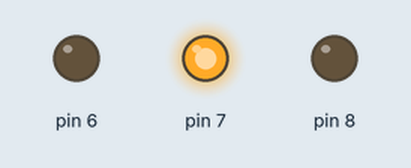
Bench run of a sketch on a simulated Arduino Uno, built with avr-gcc and run on an emulated ATmega328P. Shown: output pins drawn as LEDs (lit = HIGH).

Above: at 0.2 s.
At 0.7 s:
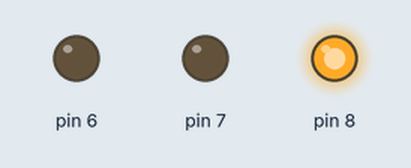
At 2.7 s:
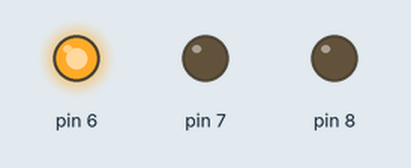
Timing chart, 0 to 3.5 s (numbered marks = the images above):
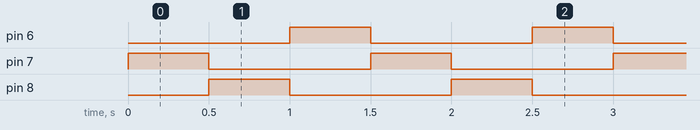

Measured:
- by itself, pin 6–8: alternates HIGH for 0.50 s and LOW for 1.0 s
- by itself, everything shown: repeats every 1.5 s, in 3 steps

The sketch:

rgbLightBlinking.ino
```cpp
void setup() {
  // put your setup code here, to run once:
  pinMode(6, OUTPUT);
  pinMode(7, OUTPUT);
  pinMode(8, OUTPUT);

}

void loop() {
  // put your main code here, to run repeatedly:
  digitalWrite(7, HIGH);
  digitalWrite(6, LOW);
  digitalWrite(8, LOW);
  delay(500);
  digitalWrite(8, HIGH);
  digitalWrite(6, LOW);
  digitalWrite(7, LOW);
  delay(500);
  digitalWrite(6, HIGH);
  digitalWrite(8, LOW);
  digitalWrite(7, LOW);
  delay(500);

}
```
